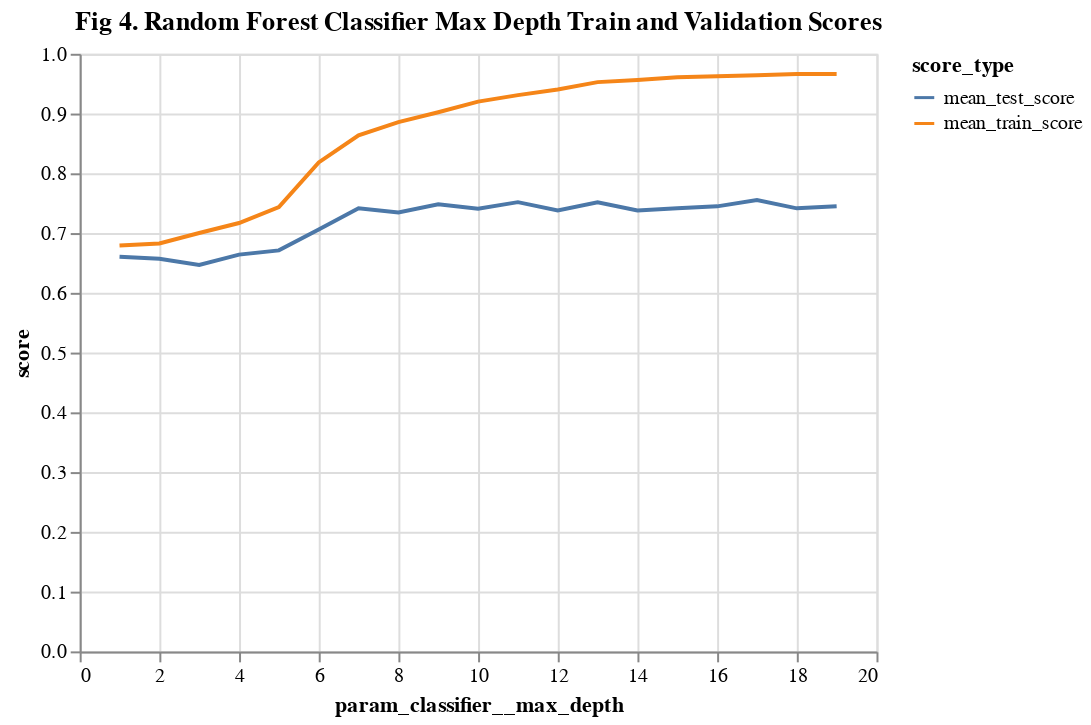

The cell this chart's notebook holds for it:
### Code cell
# Create plot of train an validation scores for max_depth values
rf_md_train_val_plot = alt.Chart(rf_md_search_df).mark_line().transform_fold(
    fold=['mean_test_score','mean_train_score'],
    as_=['score_type','score']
).encode(
    x=alt.X('param_classifier__max_depth:Q'),
    y=alt.Y('score:Q'),
    color=alt.Color('score_type:N')
).properties(title='Fig 4. Random Forest Classifier Max Depth Train and Validation Scores')
rf_md_train_val_plot

### Figure 1 — Vega-Lite specification as saved in the notebook (floating-point values rounded to 4 significant figures)
{"config": {"view": {"continuousWidth": 400, "continuousHeight": 300}}, "data": {"name": "data-db2ac8efb7d19ad356073e2c496b0fbe"}, "mark": "line", "encoding": {"color": {"type": "nominal", "field": "score_type"}, "x": {"type": "quantitative", "field": "param_classifier__max_depth"}, "y": {"type": "quantitative", "field": "score"}}, "title": "Fig 4. Random Forest Classifier Max Depth Train and Validation Scores", "transform": [{"fold": ["mean_test_score", "mean_train_score"], "as": ["score_type", "score"]}], "$schema": "https://vega.github.io/schema/vega-lite/v4.8.1.json", "datasets": {"data-db2ac8efb7d19ad356073e2c496b0fbe": [{"param_classifier__max_depth": 17.0, "mean_train_score": 0.9643, "mean_test_score": 0.7553}, {"param_classifier__max_depth": 11.0, "mean_train_score": 0.9308, "mean_test_score": 0.7517}, {"param_classifier__max_depth": 13.0, "mean_train_score": 0.9526, "mean_test_score": 0.7515}, {"param_classifier__max_depth": 9.0, "mean_train_score": 0.9021, "mean_test_score": 0.7483}, {"param_classifier__max_depth": 19.0, "mean_train_score": 0.9662, "mean_test_score": 0.7448}, {"param_classifier__max_depth": 16.0, "mean_train_score": 0.9623, "mean_test_score": 0.7447}, {"param_classifier__max_depth": 18.0, "mean_train_score": 0.9662, "mean_test_score": 0.7414}, {"param_classifier__max_depth": 15.0, "mean_train_score": 0.9608, "mean_test_score": 0.7414}, {"param_classifier__max_depth": 7.0, "mean_train_score": 0.8636, "mean_test_score": 0.7414}, {"param_classifier__max_depth": 10.0, "mean_train_score": 0.92, "mean_test_score": 0.7409}, {"param_classifier__max_depth": 12.0, "mean_train_score": 0.9402, "mean_test_score": 0.7378}, {"param_classifier__max_depth": 14.0, "mean_train_score": 0.9561, "mean_test_score": 0.7378}, {"param_classifier__max_depth": 8.0, "mean_train_score": 0.8858, "mean_test_score": 0.7345}, {"param_classifier__max_depth": 6.0, "mean_train_score": 0.8182, "mean_test_score": 0.7058}, {"param_classifier__max_depth": 5.0, "mean_train_score": 0.7436, "mean_test_score": 0.6711}, {"param_classifier__max_depth": 4.0, "mean_train_score": 0.7168, "mean_test_score": 0.6639}, {"param_classifier__max_depth": 1.0, "mean_train_score": 0.6791, "mean_test_score": 0.6605}, {"param_classifier__max_depth": 2.0, "mean_train_score": 0.6826, "mean_test_score": 0.6571}, {"param_classifier__max_depth": 3.0, "mean_train_score": 0.7001, "mean_test_score": 0.6466}]}}
